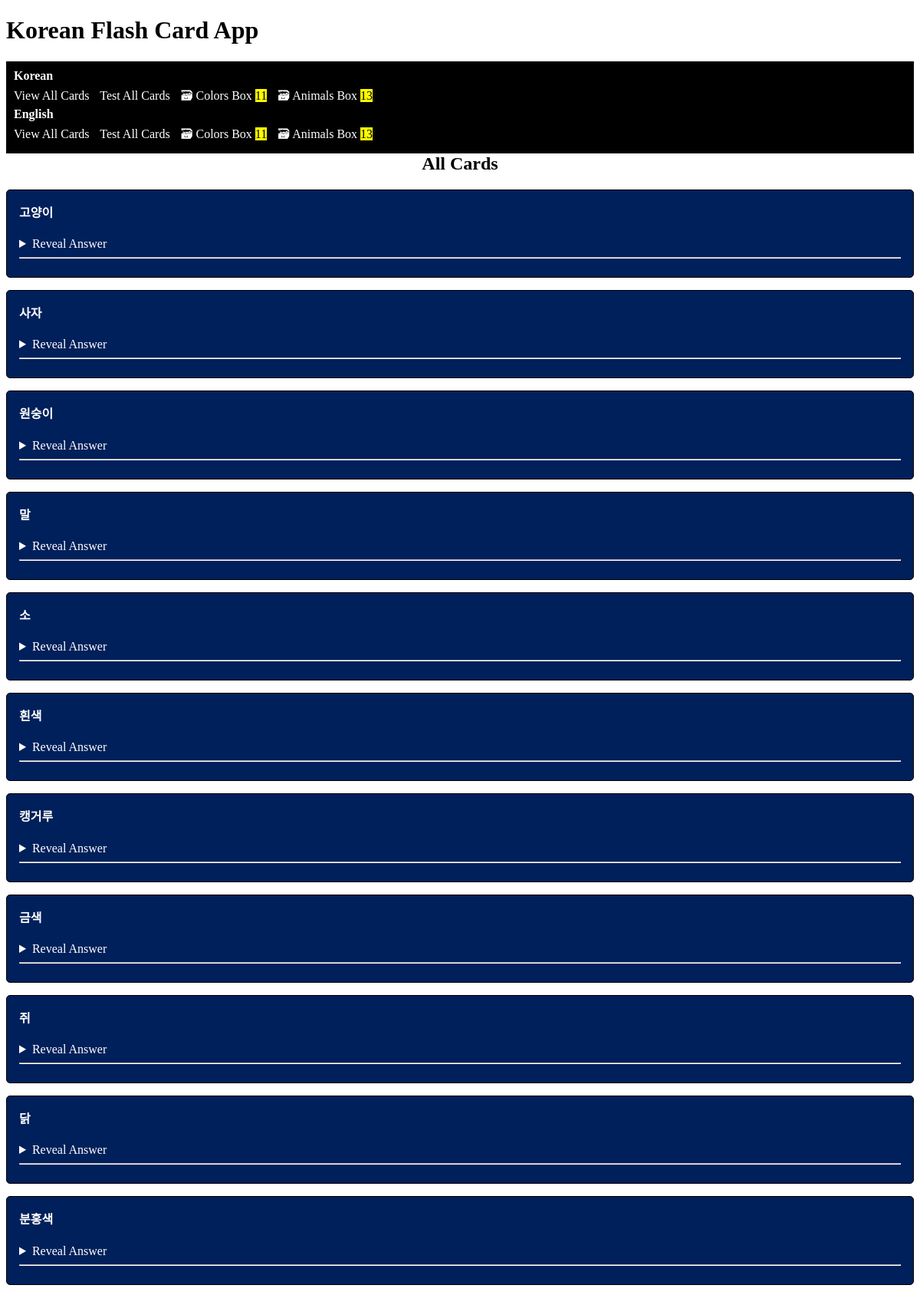
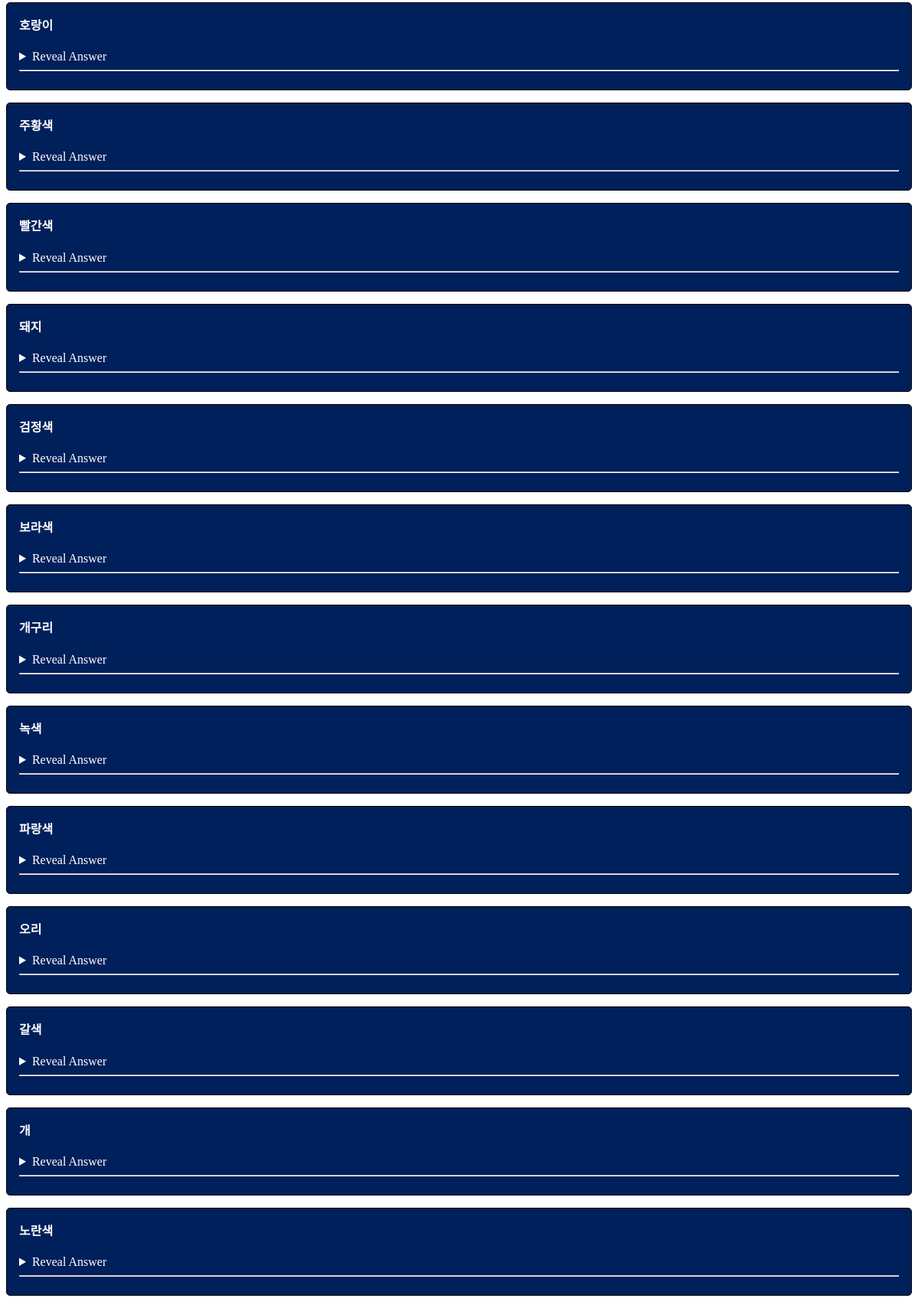
Screenshot of /all-korean with the database file from the repository (2 pictures, top to bottom).
### cards/models.py (models this page shows, shortened)
class Card(models.Model):
    korean = models.CharField(max_length=100)
    english = models.CharField(max_length=100)
    box = models.CharField(max_length=100)
    last_tested = models.DateTimeField(auto_now_add=True)

### cards/views.py (the view)
class KoreanTestAllView(KCardListView):
    template_name = "cards/all_korean_box.html"
    def get_queryset(self):
        return Card.objects
    def get_context_data(self, **kwargs):
        context = super().get_context_data(**kwargs)
        if self.object_list:
            cards = Card.objects.all()
            if cards:
                eligible_cards = [card for card in cards]
                random.shuffle(eligible_cards)
                context["eligible_cards"] = eligible_cards
                context["all_check_card"] = True
        return context

### cards/templatetags/cards_tags.py (called while the page is built)
@register.inclusion_tag("cards/k_box_links.html")
def k_boxes_as_links():
    boxes = []
    unique_box_numbers = Card.objects.values_list('box', flat=True).distinct()
    for box_name in unique_box_numbers:
        threshold_time = timezone.now() - timedelta(minutes=30)
        eligible_count = Card.objects.filter(box=box_name, last_tested__lte=threshold_time).count()
        boxes.append({
            "number": box_name,
            "card_count": eligible_count,
        })
    return {"boxes": boxes}

@register.inclusion_tag("cards/e_box_links.html")
def e_boxes_as_links():
    boxes = []
    unique_box_numbers = Card.objects.values_list('box', flat=True).distinct()
    for box_name in unique_box_numbers:
        threshold_time = timezone.now() - timedelta(minutes=30)
        eligible_count = Card.objects.filter(box=box_name, last_tested__lte=threshold_time).count()
        boxes.append({
            "number": box_name,
            "card_count": eligible_count,
        })
    return {"boxes": boxes}

### cards/templates/cards/all_korean_box.html
{% extends "cards/base.html" %}
{% block content %}
    <h2>
        All Cards
    </h2>
    {% for card in eligible_cards %}
        {% include "cards/card.html" %}
    {% endfor %}
{% endblock content %}

### cards/templates/cards/k_box_links.html
{% for box in boxes %}
    <a href="{% url 'kbox' box_name=box.number %}">
        🗃 {{ box.number }} Box <mark>{{ box.card_count }}</mark>
    </a>
{% endfor %}

### cards/templates/cards/e_box_links.html
{% for box in boxes %}
    <a href="{% url 'ebox' box_name=box.number %}">
        🗃 {{ box.number }} Box <mark>{{ box.card_count }}</mark>
    </a>
{% endfor %}

### cards/templates/cards/card.html (shortened to what this page needs)
<article>
    <h4>{{ card.korean }}</h4>
    {% if check_card %}
    <details>
        <summary>Reveal Answer</summary>
        <p>{{ card.english }}</p>
    </details>
    <hr>
    {% include "cards/card_check_form.html" with solved=True %}
    {% include "cards/card_check_form.html" with solved=False %}
    {% elif all_check_card %}
    <details>
        <summary>Reveal Answer</summary>
    </details>
    <hr>
    {% else %}
        <p>{{ card.english }}</p>
        <a href="{% url 'card-update' card.id %}" role="button">
        Edit Card
        </a>
    {% endif %}
 </article>

### cards/templates/cards/base.html (style rules this page uses)
:root { --accent: white; --accent-bg: black; --bg: #BA0C2F; --text: white; --text-light: #585858; --border: Black; --code: #d81b60; --preformatted: #BA0C2F; }
article { background-color: #00205B;; border: 1px solid var(--border); border-radius: 5px; padding: 1em; margin: 1em 0; color: White; }
h2 { text-align: center; }
h2, h4 { margin-top: 0; }
hr { background: var(--accent); border-color: var(--accent); }

### cards/templates/cards/navigation.html (style rules this page uses)
a { color: white; text-decoration: none; margin-right: 10px; }

### rows the page displays
Card: number "Colors", card_count "11", korean "노란색"
Card: korean "고양이"
Card: korean "사자"
Card: korean "원숭이"
Card: korean "말"
Card: korean "소"
Card: korean "흰색"
Card: korean "캥거루"
Card: korean "금색"
Card: korean "쥐"
Card: korean "닭"
Card: korean "분홍색"
Card: korean "호랑이"
Card: korean "주황색"
Card: korean "빨간색"
Card: korean "돼지"
Card: korean "검정색"
Card: korean "보라색"
Card: korean "개구리"
Card: korean "녹색"
Card: korean "파랑색"
Card: korean "오리"
Card: korean "갈색"
Card: korean "개"

### other values shown
{{ box.number }} "Animals"
{{ box.card_count }} "13"
